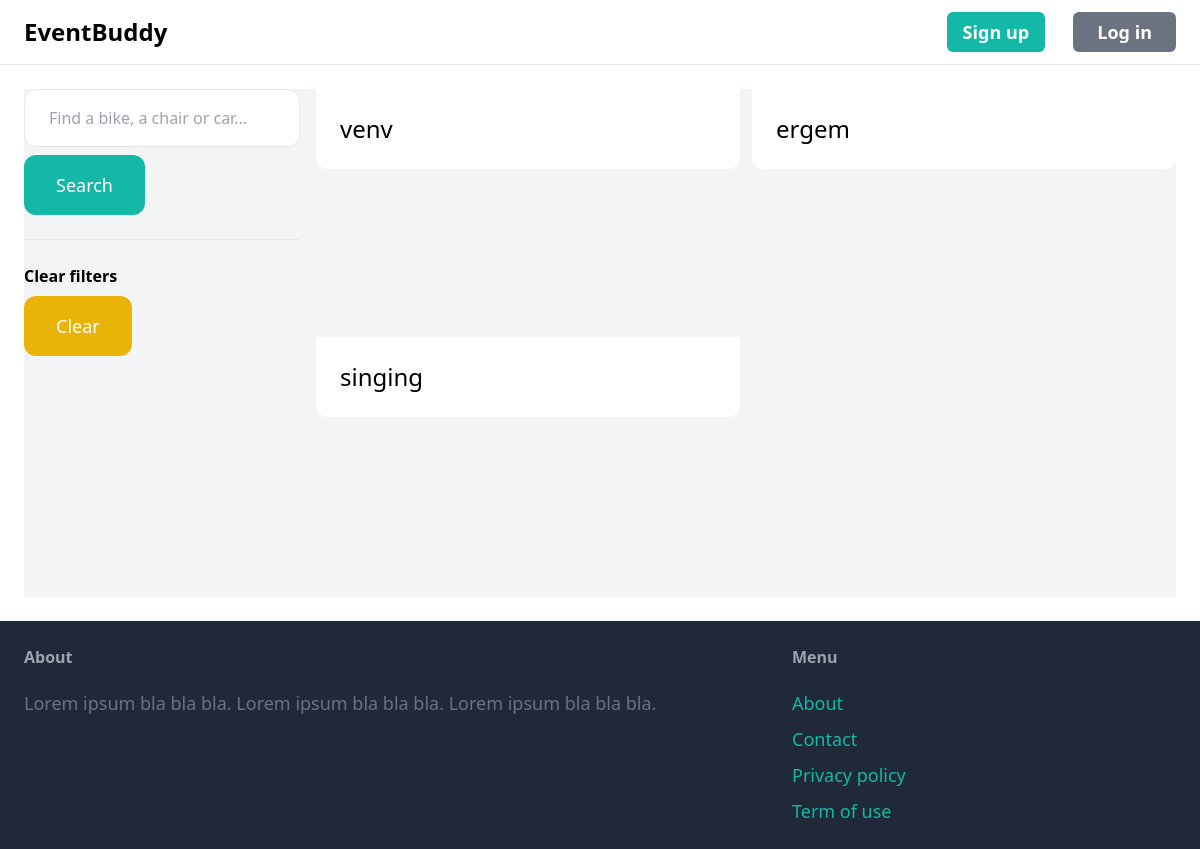
Screenshot of /events/ with the database file from the repository.
### event/models.py (models this page shows, shortened)
class Event(models.Model):
    title=models.CharField(max_length=255)
    description=models.TextField(blank=True, null=True)
    tags = models.ManyToManyField(Tag, related_name='events',blank=True, null=True)
    poster=models.ImageField(upload_to='event_posters', blank=True, null=True)
    location_name=models.CharField(max_length=255)
    registration_link=models.URLField(blank=True, null=True)
    publish=models.BooleanField(default=False)
    created_at=models.DateTimeField(auto_now_add=True,null=False)
    timings=models.DateTimeField(null=True)
    latitude=models.FloatField(blank=True, null=True)
    longitude=models.FloatField(blank=True, null=True)
    created_by = models.ForeignKey(User, related_name='events', on_delete=models.CASCADE)
    class Meta:
        ordering = ('created_at',)
        verbose_name_plural = 'Events'

### event/views.py (the view)
# urls.py: path('events/', include('event.urls')),
def events(request):
    query = request.GET.get('query', '')
    events = Event.objects.filter(publish=True)
    return render(request, 'event/events.html', {
        'events': events,
        'query': query,
    })

### event/templates/event/events.html (shortened to what this page needs)
{% extends 'core/base.html' %}
{% block content %}
    <div class="pb-6 grid grid-cols-4 gap-4 bg-gray-100">
        <div class="col-span-1">
            <form method="get" action="{% url 'event:events' %}">
                <input name="query" class="w-full py-4 px-6 border rounded-xl" type="text" value="{{ query }}" placeholder="Find a bike, a chair or car...">
                <button class="mt-2 py-4 px-8 text-lg bg-teal-500 text-white rounded-xl">Search</button>
            </form>
            <hr class="my-6">
            <p class="font-semibold">Clear filters</p>
            <ul>
                <li><a href="{% url 'event:events' %}" class="mt-2 py-4 px-8 inline-block bg-yellow-500 text-lg rounded-xl text-white">Clear</a>
        </div>
        <div class="col-span-3">
            <div class="grid grid-cols-2 gap-3 aspect-[16/9]">
                {% for event in events %}
                    <div>
                        <a href="{% url 'event:detail' event.id %}">
                            <div class="p-6 bg-white rounded-b-xl">
                                <h2 class="text-2xl">{{ event.title }}</h2>
                            </div>
                        </a>
                    </div>
                {% endfor %}
            </div>
        </div>
    </div>
{% endblock %}

### rows the page displays
Event: title "venv"
Event: title "ergem"
Event: title "singing"
